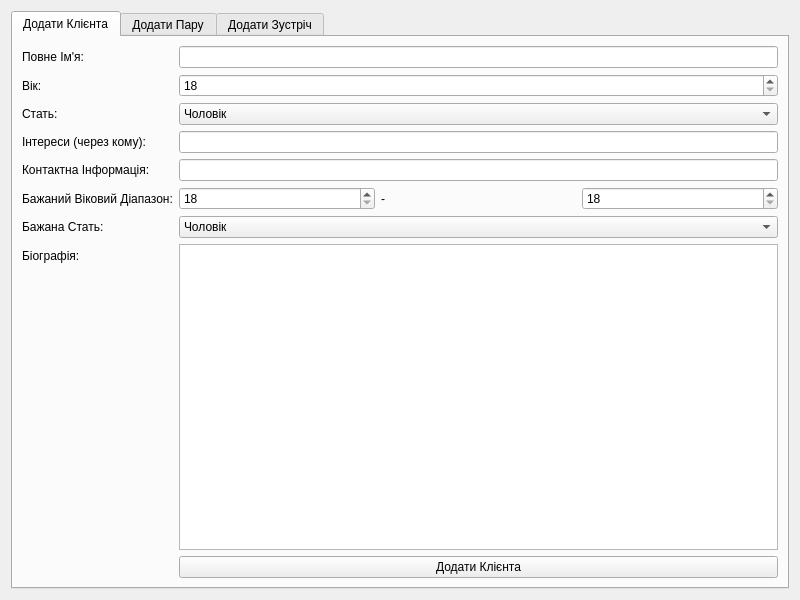
<?xml version="1.0" encoding="UTF-8"?>
<ui version="4.0">
 <class>AddForm</class>
 <widget class="QWidget" name="AddForm">
    <property name="geometry">
     <rect>
        <x>0</x>
        <y>0</y>
        <width>800</width>
        <height>600</height>
     </rect>
    </property>
    <property name="windowTitle">
     <string>Додати Дані</string>
    </property>
    <layout class="QVBoxLayout" name="verticalLayout">
     <item>
        <widget class="QTabWidget" name="tabWidget">
         <property name="currentIndex">
            <number>0</number>
         </property>
         <widget class="QWidget" name="tab_client">
            <attribute name="title">
             <string>Додати Клієнта</string>
            </attribute>
            <layout class="QFormLayout" name="formLayoutClient">
             <item row="0" column="0">
                <widget class="QLabel" name="label_client_name">
                 <property name="text">
                    <string>Повне Ім'я:</string>
                 </property>
                </widget>
             </item>
             <item row="0" column="1">
                <widget class="QLineEdit" name="client_name"/>
             </item>
             <item row="1" column="0">
                <widget class="QLabel" name="label_client_age">
                 <property name="text">
                    <string>Вік:</string>
                 </property>
                </widget>
             </item>
             <item row="1" column="1">
                <widget class="QSpinBox" name="client_age">
                 <property name="minimum">
                    <number>18</number>
                 </property>
                 <property name="maximum">
                    <number>100</number>
                 </property>
                </widget>
             </item>
             <item row="2" column="0">
                <widget class="QLabel" name="label_client_gender">
                 <property name="text">
                    <string>Стать:</string>
                 </property>
                </widget>
             </item>
             <item row="2" column="1">
                <widget class="QComboBox" name="client_gender">
                 <item>
                    <property name="text">
                     <string>Чоловік</string>
                    </property>
                 </item>
                 <item>
                    <property name="text">
                     <string>Жінка</string>
                    </property>
                 </item>
                 <item>
                    <property name="text">
                     <string>Інше</string>
                    </property>
                 </item>
                </widget>
             </item>
             <item row="3" column="0">
                <widget class="QLabel" name="label_client_interests">
                 <property name="text">
                    <string>Інтереси (через кому):</string>
                 </property>
                </widget>
             </item>
             <item row="3" column="1">
                <widget class="QLineEdit" name="client_interests"/>
             </item>
             <item row="4" column="0">
                <widget class="QLabel" name="label_client_contact_info">
                 <property name="text">
                    <string>Контактна Інформація:</string>
                 </property>
                </widget>
             </item>
             <item row="4" column="1">
                <widget class="QLineEdit" name="client_contact_info"/>
             </item>
             <item row="5" column="0">
                <widget class="QLabel" name="label_client_preferred_age">
                 <property name="text">
                    <string>Бажаний Віковий Діапазон:</string>
                 </property>
                </widget>
             </item>
             <item row="5" column="1">
                <layout class="QHBoxLayout" name="horizontalLayoutPreferredAge">
                 <item>
                    <widget class="QSpinBox" name="client_preferred_age_min">
                     <property name="minimum">
                        <number>18</number>
                     </property>
                     <property name="maximum">
                        <number>100</number>
                     </property>
                    </widget>
                 </item>
                 <item>
                    <widget class="QLabel" name="label_dash">
                     <property name="text">
                        <string>-</string>
                     </property>
                    </widget>
                 </item>
                 <item>
                    <widget class="QSpinBox" name="client_preferred_age_max">
                     <property name="minimum">
                        <number>18</number>
                     </property>
                     <property name="maximum">
                        <number>100</number>
                     </property>
                    </widget>
                 </item>
                </layout>
             </item>
             <item row="6" column="0">
                <widget class="QLabel" name="label_client_preferred_gender">
                 <property name="text">
                    <string>Бажана Стать:</string>
                 </property>
                </widget>
             </item>
             <item row="6" column="1">
                <widget class="QComboBox" name="client_preferred_gender">
                 <item>
                    <property name="text">
                     <string>Чоловік</string>
                    </property>
                 </item>
                 <item>
                    <property name="text">
                     <string>Жінка</string>
                    </property>
                 </item>
                 <item>
                    <property name="text">
                     <string>Будь-яка</string>
                    </property>
                 </item>
                </widget>
             </item>
             <item row="7" column="0">
                <widget class="QLabel" name="label_client_bio">
                 <property name="text">
                    <string>Біографія:</string>
                 </property>
                </widget>
             </item>
             <item row="7" column="1">
                <widget class="QTextEdit" name="client_bio"/>
             </item>
             <item row="8" column="1" alignment="Qt::AlignRight">
                <widget class="QPushButton" name="add_client_button">
                 <property name="text">
                    <string>Додати Клієнта</string>
                 </property>
                </widget>
             </item>
            </layout>
         </widget>
         <widget class="QWidget" name="tab_match">
            <attribute name="title">
             <string>Додати Пару</string>
            </attribute>
            <layout class="QFormLayout" name="formLayoutMatch">
             <item row="0" column="0">
                <widget class="QLabel" name="label_match_client_a">
                 <property name="text">
                    <string>Клієнт A:</string>
                 </property>
                </widget>
             </item>
             <item row="0" column="1">
                <widget class="QComboBox" name="match_client_a"/>
             </item>
             <item row="1" column="0">
                <widget class="QLabel" name="label_match_client_b">
                 <property name="text">
                    <string>Клієнт B:</string>
                 </property>
                </widget>
             </item>
             <item row="1" column="1">
                <widget class="QComboBox" name="match_client_b"/>
             </item>
             <item row="2" column="1" alignment="Qt::AlignRight">
                <widget class="QPushButton" name="add_match_button">
                 <property name="text">
                    <string>Додати Пару</string>
                 </property>
                </widget>
             </item>
            </layout>
         </widget>
         <widget class="QWidget" name="tab_meeting">
            <attribute name="title">
             <string>Додати Зустріч</string>
            </attribute>
            <layout class="QFormLayout" name="formLayoutMeeting">
             <item row="0" column="0">
                <widget class="QLabel" name="label_meeting_participants">
                 <property name="text">
                    <string>Учасники:</string>
                 </property>
                </widget>
             </item>
             <item row="0" column="1">
                <widget class="QListWidget" name="meeting_participants" />
             </item>
             <item row="1" column="0">
                <widget class="QLabel" name="label_meeting_date">
                 <property name="text">
                    <string>Дата та Час:</string>
                 </property>
                </widget>
             </item>
             <item row="1" column="1">
                <widget class="QDateTimeEdit" name="meeting_date">
                 <property name="calendarPopup">
                    <bool>true</bool>
                 </property>
                </widget>
             </item>
             <item row="2" column="0">
                <widget class="QLabel" name="label_meeting_location">
                 <property name="text">
                    <string>Місце:</string>
                 </property>
                </widget>
             </item>
             <item row="2" column="1">
                <widget class="QLineEdit" name="meeting_location"/>
             </item>
             <item row="3" column="1" alignment="Qt::AlignRight">
                <widget class="QPushButton" name="add_meeting_button">
                 <property name="text">
                    <string>Додати Зустріч</string>
                 </property>
                </widget>
             </item>
            </layout>
         </widget>
        </widget>
     </item>
    </layout>
 </widget>
 <resources/>
 <connections/>
</ui>
